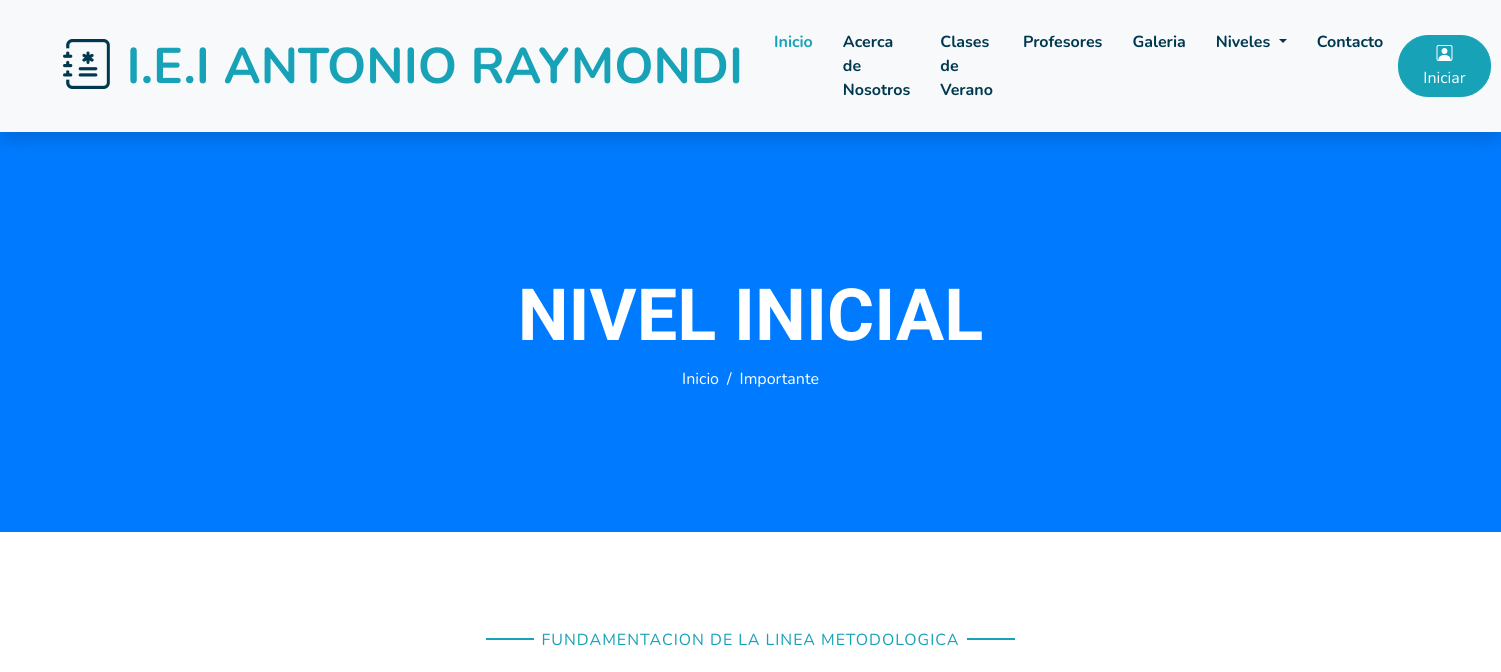
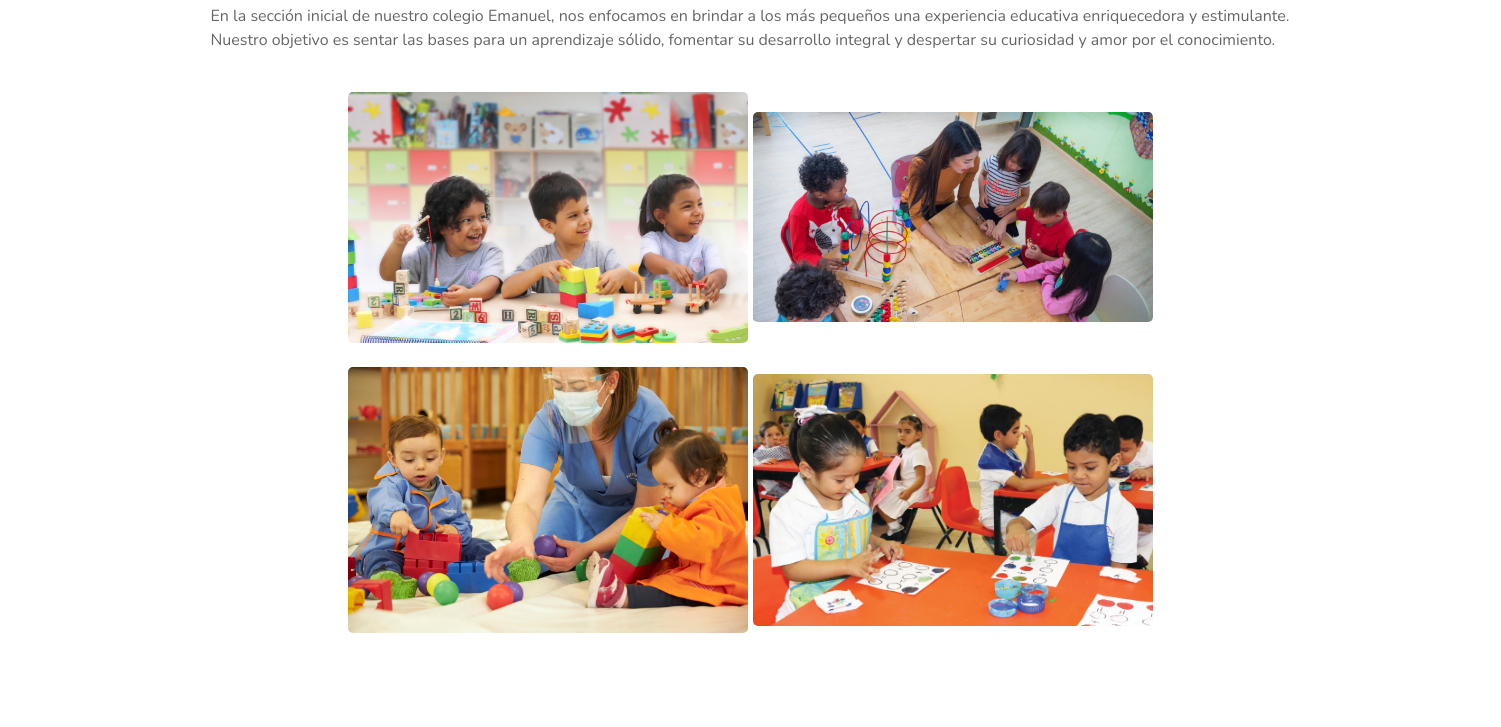
Before: /inicial.php (upper part) with the older database file (2 pictures, top to bottom).
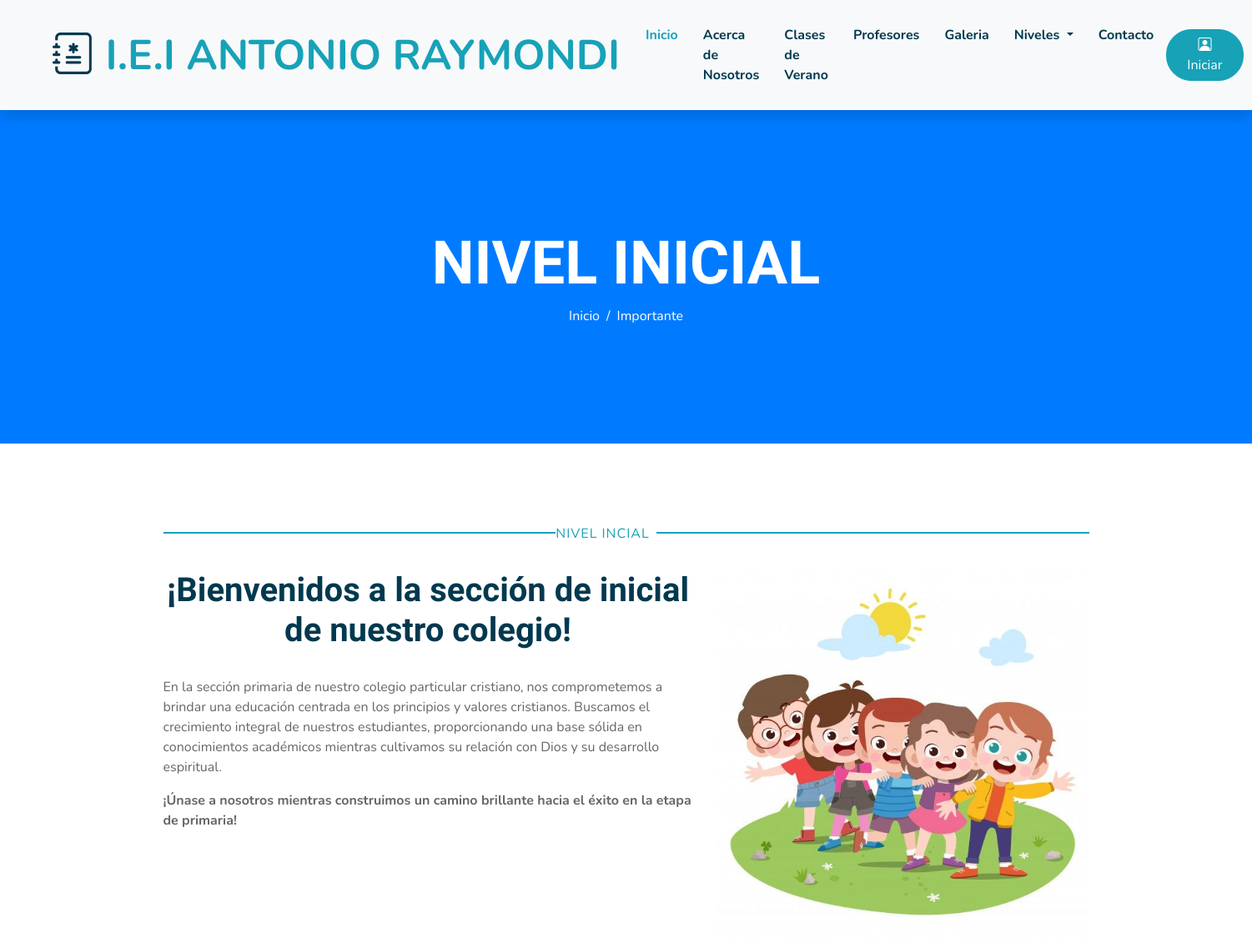
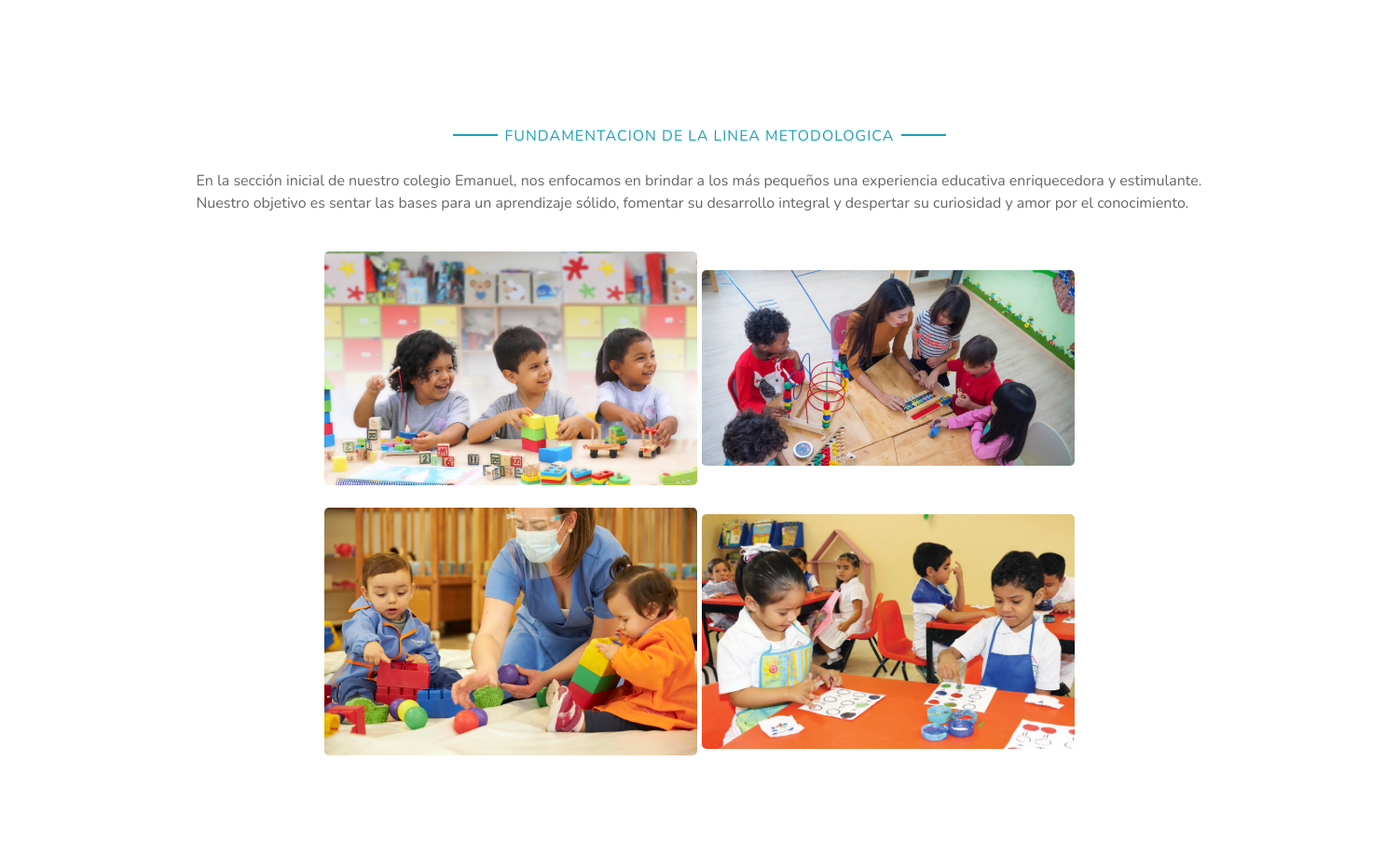
After: the same page with the newer database file (2 pictures, top to bottom).
### tables this page shows
CREATE TABLE `tb_inicial` (
  `id` int(11) NOT NULL,
  `title` varchar(255) NOT NULL,
  `primer_parrafo` varchar(2000) NOT NULL,
  `sub_title` varchar(255) NOT NULL,
  `segundo_parrafo` varchar(2000) NOT NULL,
  `Tercersub_title` varchar(500) NOT NULL,
  `tercer_parrafo` varchar(2000) NOT NULL
);

### inicial.php (the view, shortened to what this page needs)
<?php
    include "template/cabecera.php";
    include "administrador/config/bd.php";
    $sql = $conexion -> query("SELECT * FROM tb_inicial");
?>
<div class="container-fluid bg-primary mb-5">
    <div class="d-flex flex-column align-items-center justify-content-center" style="min-height: 400px">
        <h3 class="display-3 font-weight-bold text-white">NIVEL INICIAL</h3>
        <div class="d-inline-flex text-white">
            <p class="m-0"><a class="text-white" href="index.php">Inicio</a></p>
            <p class="m-0 px-2">/</p>
            <p class="m-0">Importante</p>
        </div>
    </div>
</div>
<?php while ($datos = $sql -> fetch_object()) { ?>
<div class="container py-5">
    <div class="row">
        <div class="col-lg-12">
            <div class="d-flex flex-column text-left mb-3">
                <p class="section-title pr-5 text-center"><span class="pr-2"><?= $datos -> title ?></span></p>
            </div>
        </div>
        <div class="col-lg-7">
            <div class="d-flex flex-column text-left mb-3">
                <h1 class="mb-3 text-center">¡Bienvenidos a la sección de inicial de nuestro colegio!</h1>
            </div>
            <p>
                En la sección primaria de nuestro colegio particular cristiano, nos comprometemos a brindar una educación centrada en los principios y valores cristianos. Buscamos el crecimiento integral de nuestros estudiantes, proporcionando una base sólida en conocimientos académicos mientras cultivamos su relación con Dios y su desarrollo espiritual.
            </p>
            <strong>¡Únase a nosotros mientras construimos un camino brillante hacia el éxito en la etapa de primaria!</strong>
        </div>
        <div class="col-lg-5">
            <div class="d-flex flex-column text-left mb-3">
                <img class="img-fluid rounded w-100 mb-4" src="img/niveles/inicial.jpg" alt="Image">
            </div>
        </div>
    </div>
</div>
<?php } ?>
<div class="container py-5">
    <div class="col-lg-12">
        <div class="text-center pb-2">
            <p class="section-title px-5"><span class="px-2">fundamentacion de la linea metodologica</span></p>
        </div>
        <div class="mb-12">
            <p>En la sección inicial de nuestro colegio Emanuel, nos enfocamos en brindar a los más pequeños una experiencia educativa
                enriquecedora y estimulante. Nuestro objetivo es sentar las bases para un aprendizaje sólido, fomentar su desarrollo integral y
                despertar su curiosidad y amor por el conocimiento.</p>
        </div>
        <br>
        <div class="text-center">
            <img class="img-fluid rounded w-45 mb-4" src="img/niveles/inicial2.jpg" alt="Image" width="400px">
            <img class="img-fluid rounded w-45 mb-4" src="img/niveles/inicial3.jpg" alt="Image" width="400px">
            <img class="img-fluid rounded w-45 mb-4" src="img/niveles/inicial4.jpg" alt="Image" width="400px">
            <img class="img-fluid rounded w-45 mb-4" src="img/niveles/inicial5.jpg" alt="Image" width="400px">
        </div>
    </div>
</div>
<br>
<br>
<br>
<?php
include "template/pie.php";
?>

Changed rows visible on the page:
added tb_inicial: title "NIVEL INCIAL"
